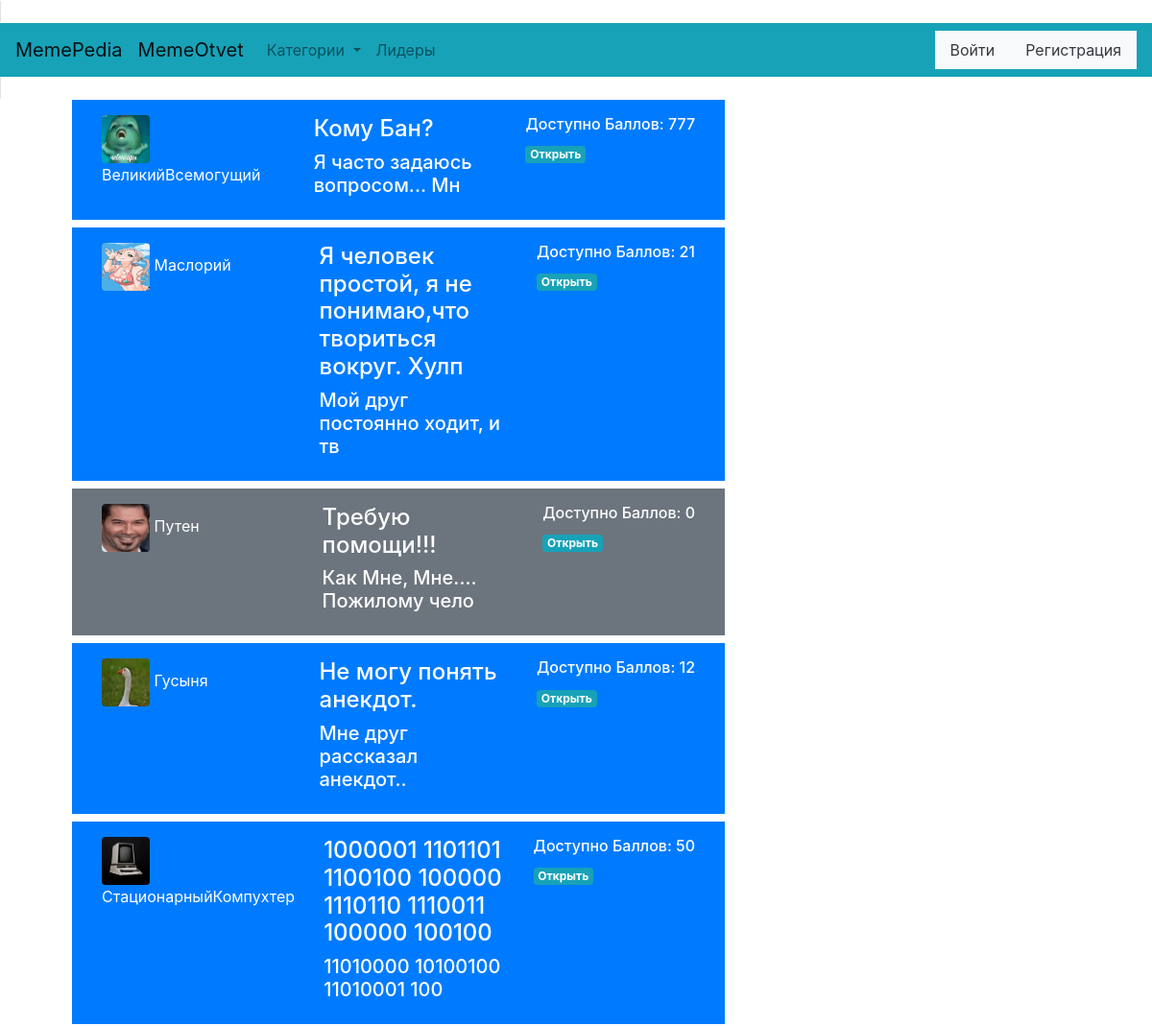
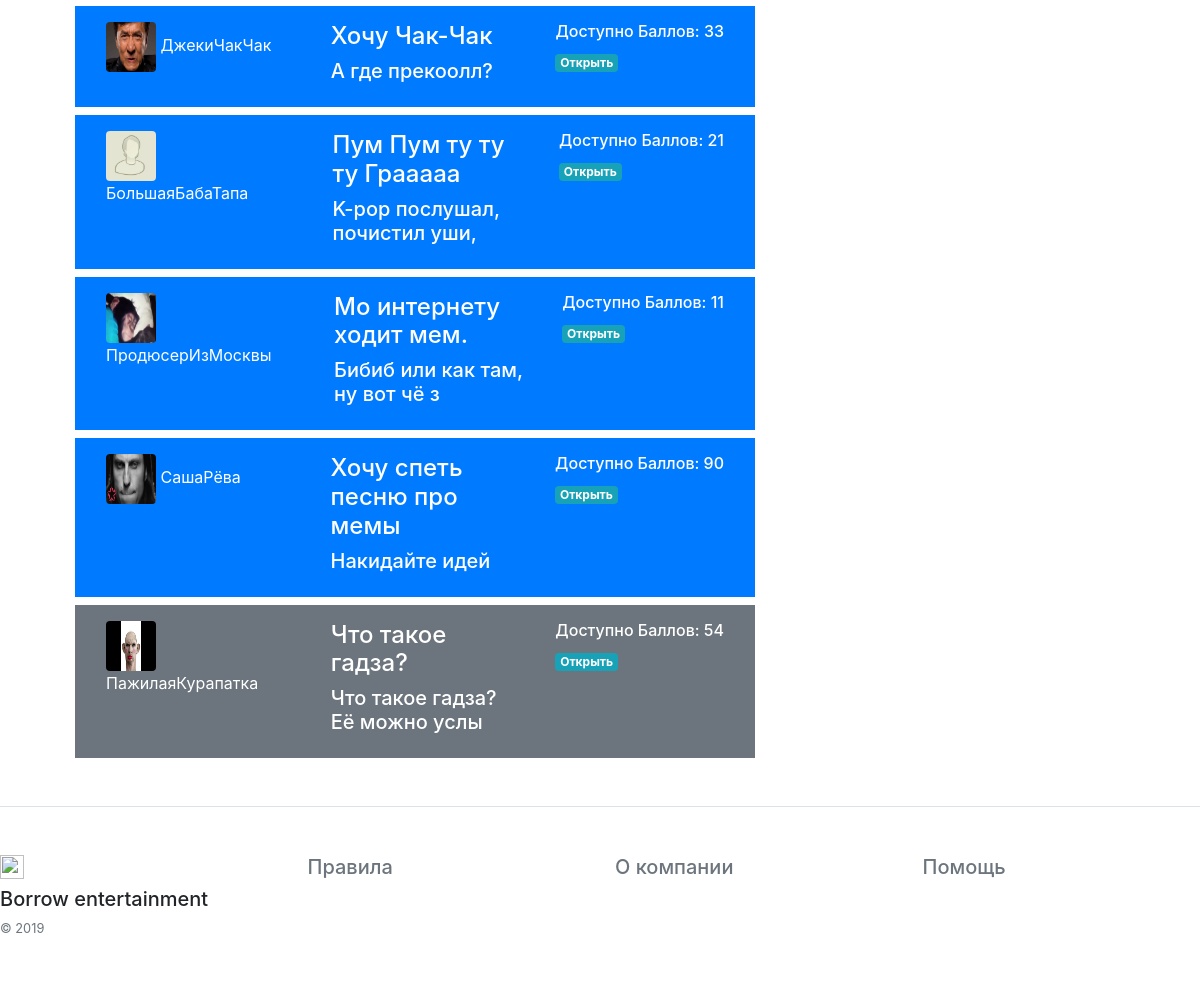
The page /questions/1/1 on the database its author committed (2 pictures, top to bottom).
### database.py (models this page shows, shortened)
class Memequestion(db.Model):
    id = db.Column(db.Integer, primary_key=True)
    id_user = db.Column(db.Integer, unique=False, nullable=False)
    title = db.Column(db.String(80), unique=False, nullable=False)
    text = db.Column(db.String(2000), unique=False, nullable=False)
    id_category = db.Column(db.String(10), unique=False, nullable=False)
    point = db.Column(db.Integer, unique=False, nullable=False)
    active = db.Column(db.Boolean)

class Memeuser(db.Model):
    id = db.Column(db.Integer, primary_key=True)
    name = db.Column(db.String(16), unique=True, nullable=False)
    email = db.Column(db.String(120), unique=True, nullable=False)
    password = db.Column(db.String(120), unique=False, nullable=False)
    sex = db.Column(db.String(10), unique=False, nullable=False)
    point = db.Column(db.Integer, unique=False, nullable=False)
    photo = db.Column(db.String(100), unique=False, nullable=False)

### Main.py (the view)
@app.route('/questions/<int:id_category>/<int:active>', methods=['GET', 'POST'])
def questions(id_category=1, active=1):
    questions = filter_questions(id_category, active)
    if request.method == 'GET':
        return render_template('questions.html', title='Вопросы', questions=questions, user_check=user_check,
                               Memeuser=Memeuser, db=db, session=session, is_admin=is_admin)

### functions.py (called while the page is built)
def user_check(id_user, db, Memeuser):
    return db.session.query(Memeuser).filter_by(id=id_user).first()

def is_admin(session):
    if 'user_id' in session:
        return db.session.query(Admins).filter_by(id_user=session['user_id']).first()

def filter_questions(id_category, active):
    if id_category == 1:
        questions = db.session.query(Memequestion).all()
    else:
        questions = db.session.query(Memequestion).filter_by(id_category=id_category).all()
    if active == 1:
        return questions
    else:
        return sorted(questions, key=lambda x: x.active, reverse=True)

### templates/questions.html (shortened to what this page needs)
{% extends "base.html" %}
{% block content %}
<div class="container">
    <div class="col-sm-8 blog-main">
        {% for question in questions %}
        <div class="container">
            {% if question.active %}
            <div class="p-3 mb-2 bg-primary text-white ">
                <div class="container">
                    <div class="row justify-content-md-center">
                        <div class="col ">
                            <img src="http://127.0.0.1:8070/{{user_check(question.id_user, db, Memeuser).photo}}"
                                 class="rounded"
                                 width="50"
                                 height="50"
                                 alt="">
                            <h7>{{user_check(question.id_user,db, Memeuser).name}}</h7>
                        </div>
                        <div class="col"><h4>{{question.title[:60]}}</h4>
                            <h5>{{question.text[:30]}}</h5>
                        </div>
                        <div class="col-auto">
                            <h6>Доступно Баллов: {{question.point}}</h6>
                            <span class="badge badge-info  ">
                                <a class="text-white" href="/question/{{question.id}}">
                                Открыть
                                </a>
                            </span>
                        </div>
                    </div>
                </div>
            </div>
            {% else %}
            <div class="p-3 mb-2 bg-secondary text-white ">
                <div class="container">
                    <div class="row justify-content-md-center">
                        <div class="col ">
                            <img src="http://127.0.0.1:8070/{{user_check(question.id_user, db, Memeuser).photo}}"
                                 class="rounded"
                                 width="50"
                                 height="50"
                                 alt="">
                            <h7>{{user_check(question.id_user,db, Memeuser).name}}</h7>
                        </div>
                        <div class="col"><h4>{{question.title[:60]}}</h4>
                            <h5>{{question.text[:30]}}</h5>
                        </div>
                        <div class="col-auto">
                            <h6>Доступно Баллов: {{question.point}}</h6>
                            <span class="badge badge-info  ">
                                <a class="text-white" href="/question/{{question.id}}">
                                Открыть
                                </a>
                            </span>
                        </div>
                    </div>
                </div>
            </div>
            {% endif %}
        </div>
        {% endfor %}
    </div>
</div>
{% endblock %}

### rows shown on the page
Memequestion: id_user.photo (picture), title "Кому Бан?", text "Я часто задаюсь вопросом... Мн", point "777"
Memeuser: name "ВеликийВсемогущий"
Memequestion: id_user.photo (picture), title "Я человек простой, я не понимаю,что твориться вокруг. Хулп", text "Мой друг постоянно ходит, и тв", point "21"
Memeuser: name "Маслорий"
Memequestion: id_user.photo (picture), title "Требую помощи!!!", text "Как Мне, Мне.... Пожилому чело", point "0"
Memeuser: name "Путен"
Memequestion: id_user.photo (picture), title "Не могу понять анекдот.", text "Мне друг рассказал анекдот..", point "12"
Memeuser: name "Гусыня"
Memequestion: id_user.photo (picture), title "1000001 1101101 1100100 100000 1110110 1110011 100000 100100", text "11010000 10100100 11010001 100", point "50"
Memeuser: name "СтационарныйКомпухтер"
Memequestion: id_user.photo (picture), title "Хочу Чак-Чак", text "А где прекоолл?", point "33"
Memeuser: name "ДжекиЧакЧак"
Memequestion: id_user.photo (picture), title "Пум Пум ту ту ту Грааааа", text "K-pop послушал, почистил уши,", point "21"
Memeuser: name "БольшаяБабаТапа"
Memequestion: id_user.photo (picture), title "Мо интернету ходит мем.", text "Бибиб или как там, ну вот чё з", point "11"
Memeuser: name "ПродюсерИзМосквы"
Memequestion: id_user.photo (picture), title "Хочу спеть песню про мемы", text "Накидайте идей", point "90"
Memeuser: name "СашаРёва"
Memequestion: id_user.photo (picture), title "Что такое гадза?", text "Что такое гадза? Её можно услы", point "54"
Memeuser: name "ПажилаяКурапатка"
